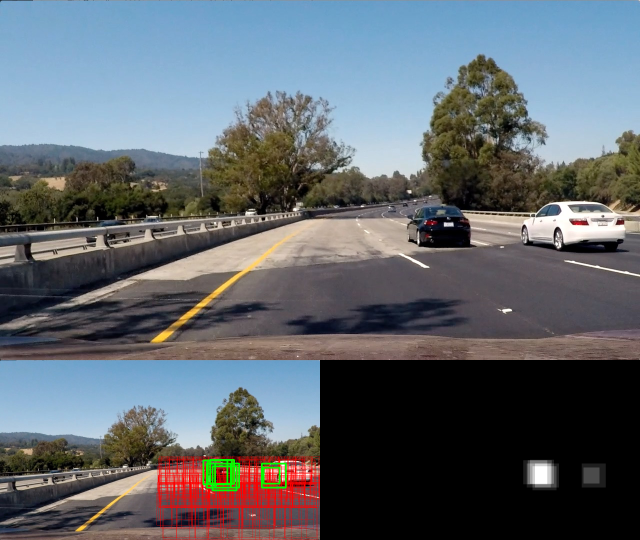
#> input picture report_imgs/features_test_img.png, 1280 x 1080 px (shown at 1/2 size)
$ python -i vehicle_features.py   (imports and definitions only)
#> lines starting #> are read from the running program, lines starting #| are printed output that depends on the picture
import matplotlib.image as mpimg
from skimage.feature import hog

import numpy as np

import cv2


def get_hog_features(img, orient, pix_per_cell, cell_per_block, vis=False, feature_vec=True):
    # this function is based on the one from the lesson
    # Call with two outputs if vis==True
#> called with orient = 9, pix_per_cell = 16, cell_per_block = 2, vis = False, feature_vec = True
    if vis == True:
        features, hog_image = hog(img, orientations=orient,
                                  pixels_per_cell=(pix_per_cell, pix_per_cell),
                                  block_norm= 'L2-Hys',
                                  cells_per_block=(cell_per_block, cell_per_block),
                                  transform_sqrt=True,
                                  visualize=vis, feature_vector=feature_vec)

        cv2.imshow("features_image", hog_image)
        cv2.imshow("img", img)
        cv2.waitKey(0)
        cv2.destroyAllWindows()

        return features
    # Otherwise call with one output
    else:
        features = hog(img, orientations=orient,
                       pixels_per_cell=(pix_per_cell, pix_per_cell),
                       cells_per_block=(cell_per_block, cell_per_block),
                       block_norm= 'L2-Hys',
                       transform_sqrt=True,
                       visualize=vis, feature_vector=feature_vec)
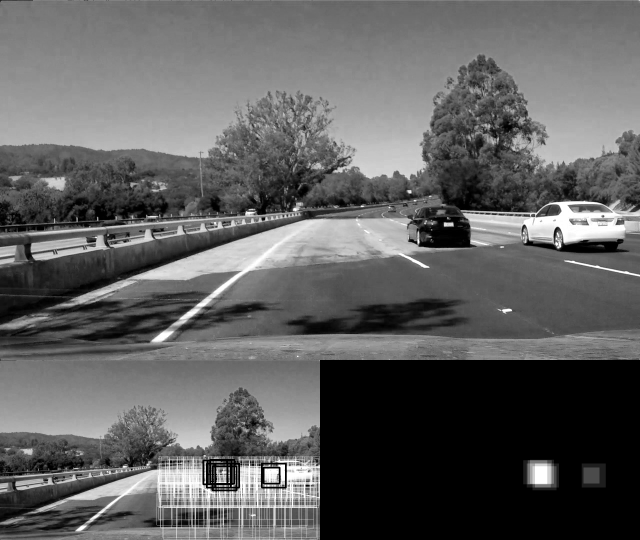
#> img: shape (1080, 1280) (shown at 1/2 size); min 0, max 255, mean 95.6

        return features

def extract_features_img(image, cspace='RGB', orient=9,
                        pix_per_cell=16, cell_per_block=2, hog_channel=0):
    # apply color conversion if the specified colour space is not 'RGB'
    if cspace == 'HSV':
        feature_image = cv2.cvtColor(image, cv2.COLOR_RGB2HSV)
    elif cspace == 'LUV':
        feature_image = cv2.cvtColor(image, cv2.COLOR_RGB2LUV)
    elif cspace == 'HLS':
        feature_image = cv2.cvtColor(image, cv2.COLOR_RGB2HLS)
    elif cspace == 'YUV':
        feature_image = cv2.cvtColor(image, cv2.COLOR_RGB2YUV)
    elif cspace == 'YCrCb':
        feature_image = cv2.cvtColor(image, cv2.COLOR_RGB2YCrCb)
    else:
        feature_image = np.copy(image)

    # Call get_hog_features() with vis=False, feature_vec=True
    if hog_channel == 'ALL':
        hog_features = []
        for channel in range(feature_image.shape[2]):
            vis = False
            hog_features.append(get_hog_features(feature_image[:,:,channel],
                                orient, pix_per_cell, cell_per_block,
                                vis=vis, feature_vec=True))
        hog_features = np.ravel(hog_features)
    else:
        hog_features = get_hog_features(feature_image[:,:,hog_channel], orient,
                    pix_per_cell, cell_per_block, vis=False, feature_vec=True)

    # extract colour information

    histo0, bin_ranges0 = np.histogram(feature_image[:,:,0], bins=8, density=True)
#> histo0 = [0.00683, 0.00244, 0.00513, 0.0069, 0.00549, 0.00276, 0.00126, 0.000556]; bin_ranges0 = [0, 31.88, 63.75, 95.62, 127.5, 159.4, 191.2, 223.1, 255]
    histo1, bin_ranges1 = np.histogram(feature_image[:,:,1], bins=8, density=True)
#> histo1 = [0.00703, 0.0031, 0.00594, 0.00296, 0.00125, 0.00796, 0.00284, 0.000292]; bin_ranges1 has the same summary as bin_ranges0
    histo2, bin_ranges2 = np.histogram(feature_image[:,:,2], bins=8, density=True)
#> histo2 = [0.00755, 0.00392, 0.00531, 0.00239, 0.00111, 0.00118, 0.00911, 0.0008]; bin_ranges2 has the same summary as bin_ranges0


    # Append the new feature vector to the features list
    return np.concatenate((histo0, histo1, histo2, hog_features))

# [148 lines left out: functions extract_features_imgs, extract_features, detect_objects, draw_bboxes, not called in this run]


>>> import cv2
>>> picture = cv2.cvtColor(cv2.imread('report_imgs/features_test_img.png'), cv2.COLOR_BGR2RGB)
>>> result = extract_features_img(picture)

$ run again, on report_imgs/frame_00.png
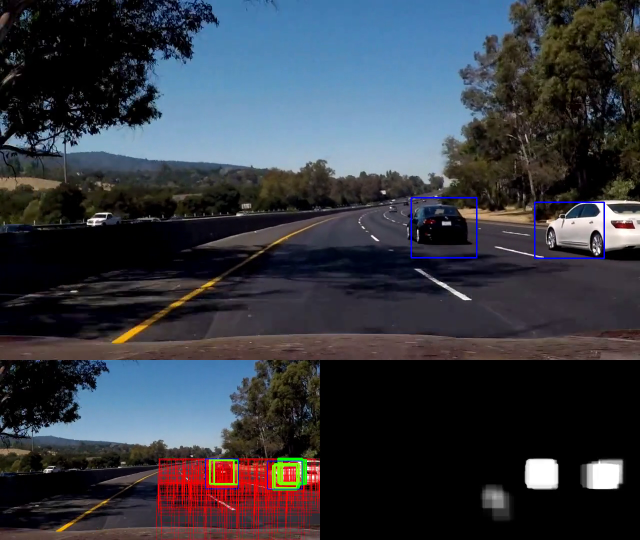
#> input picture report_imgs/frame_00.png, 1280 x 1080 px (shown at 1/2 size)
#> in get_hog_features, `features = hog(img, orientations=orient, pixels_per_cell=(pix_per_cell..`:
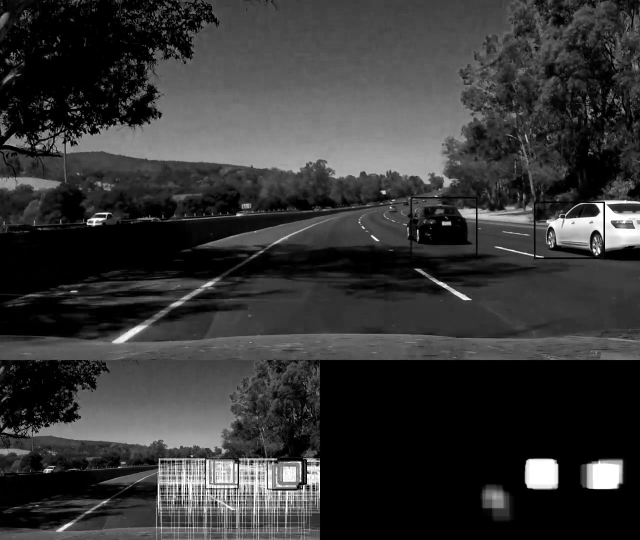
#> img: shape (1080, 1280) (shown at 1/2 size); min 0, max 255, mean 53.7
#> histo0 = [0.0128, 0.00655, 0.00623, 0.00272, 0.00188, 0.000564, 0.00024, 0.000383]; bin_ranges0 = [0, 31.88, 63.75, 95.62, 127.5, 159.4, 191.2, 223.1, 255]
#> histo1 = [0.0136, 0.00722, 0.00302, 0.0014, 0.00327, 0.0024, 0.000127, 0.000292]; bin_ranges1 has the same summary as bin_ranges0
#> histo2 = [0.014, 0.00679, 0.00281, 0.000764, 0.000362, 0.00334, 0.00298, 0.000272]; bin_ranges2 has the same summary as bin_ranges0
